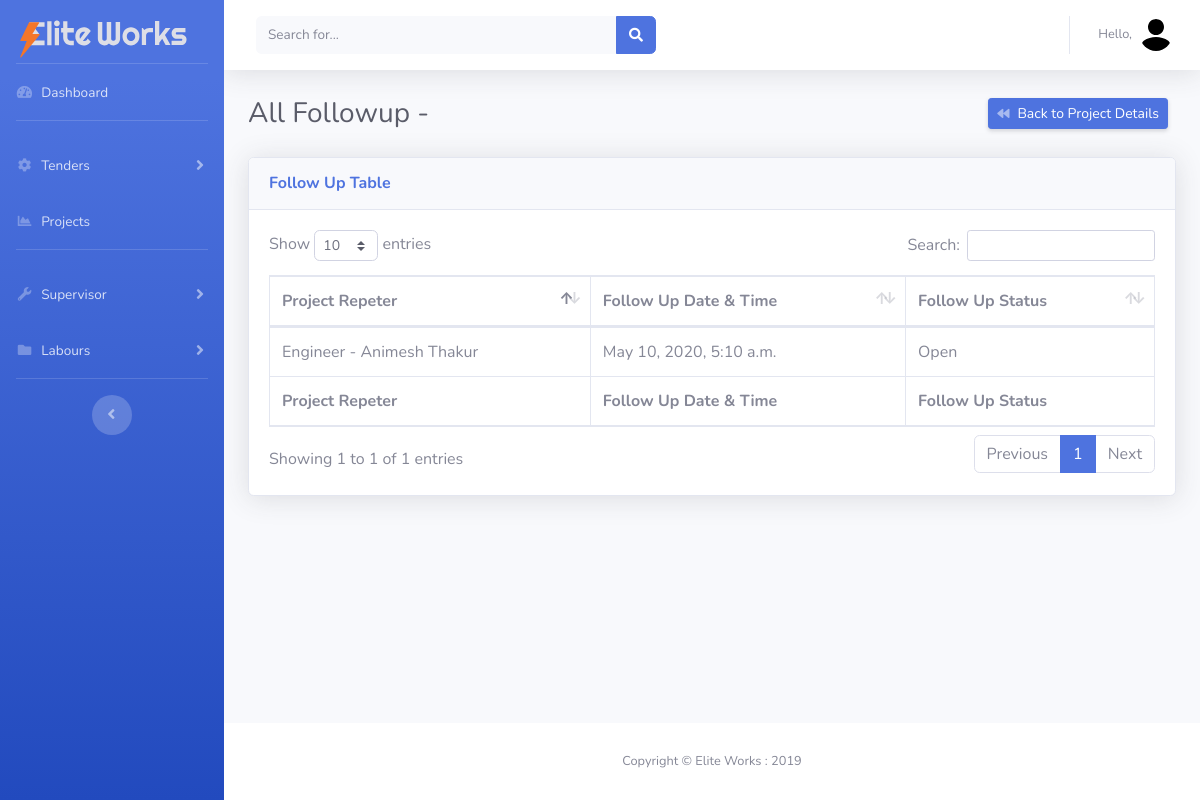
/view_followup/2/7 (signed in), run on an earlier commit of the app's database.
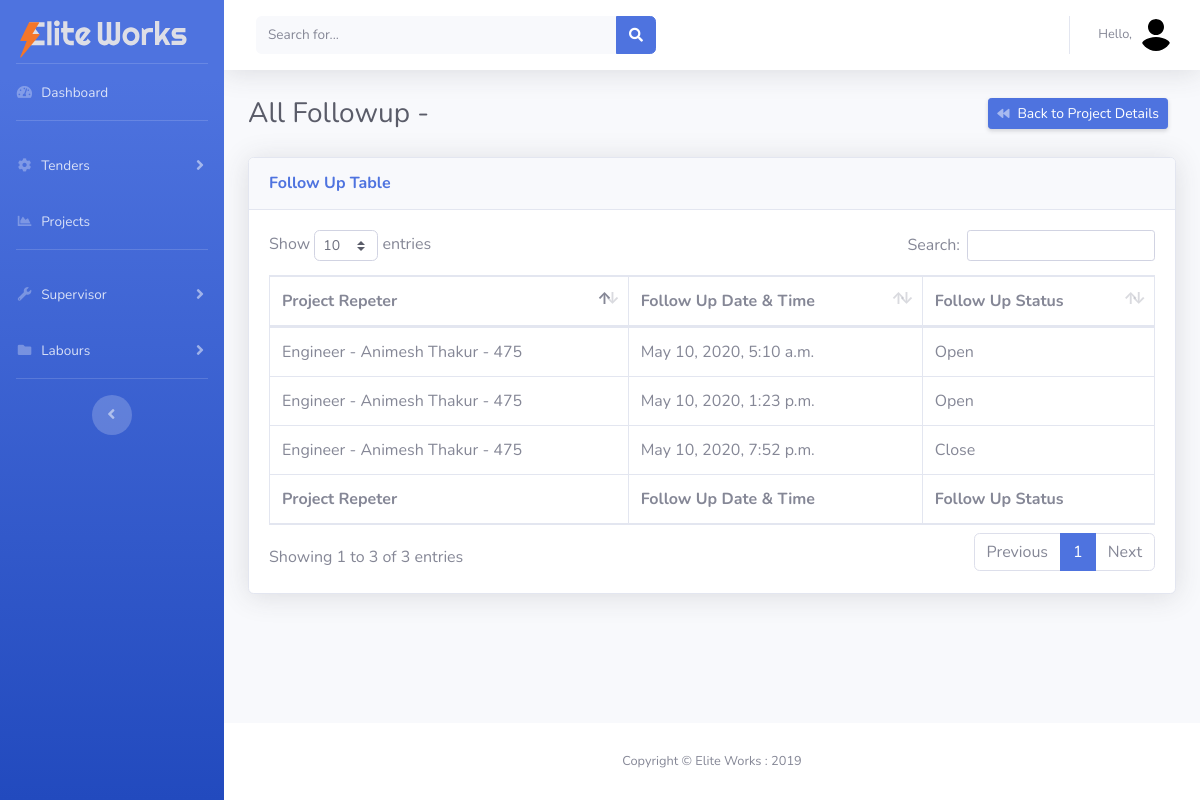
And on a later commit of the database.
### project/models.py (models this page shows)
class ProjectFollowup(models.Model):
    Open = 'Open'
    Close = 'Close'
    STATUS = [(Open, 'Open'), (Close, 'Close')]
    Assistant_Engineer = 'Assistant Engineer'
    Executive_Engineer_Division = 'Executive Engineer - Division'
    Regional_Account_Office = 'Regional Account Office'
    BILL_POSITION = [(Assistant_Engineer, 'Assistant Engineer'), (Executive_Engineer_Division,
                                                                  'Executive Engineer - Division'), (Regional_Account_Office, 'Regional Account Office')]
    project_rep = models.ForeignKey(
        ProjectRepeter, on_delete=models.CASCADE, null=True)
    date_time = models.DateTimeField('Current Date & Time', auto_now_add=True)
    bill_position = models.CharField(
        'Bill Position', choices=BILL_POSITION, max_length=100, default='Regional Account Office')
    status = models.CharField(
        'Follow Up Status', choices=STATUS, max_length=100, default='Open')

class ProjectRepeter(models.Model):
    Assistant = 'Assistant'
    Engineer = 'Engineer'
    Division_Office = 'Division Office'
    Supervisor = 'Supervisor'
    POSITION = [(Assistant, 'Assistant'), (Engineer, 'Engineer'),
                (Division_Office, 'Division Office'), (Supervisor, 'Supervisor')]
    project = models.ForeignKey(Projects, on_delete=models.CASCADE, null=True)
    from_date = models.DateField('From Date', default=(
        date.today()-timedelta(days=30)).isoformat())
    to_date = models.DateField('To Date', default=timezone.now)
    cover_letter = models.FileField('Covering Letter Copy')
    invoice_copy = models.FileField('Invoice Copy')
    atten_sheet = models.FileField('Attendance Sheet Copy')
    salary_sheet = models.FileField('Salary Sheet Copy')
    bank_statement = models.FileField('Bank Statement Copy')
    epf_chalan = models.FileField('EPF Chalan (Upload)')
    epf_ecr = models.FileField('EPF ECR (Upload)')
    esic_chalan = models.FileField('ESIC Chalan (Upload)')
    esic_ecr = models.FileField('ESIC ECR (Upload)')
    labor_passbook = models.FileField('Labore Passbook / BS (Upload)')
    doc_handover_date = models.DateField(
        'All Document Handover Date', default=timezone.now)
    doc_handover_option = models.CharField(
        'All Document Handover to (Options)', choices=POSITION, max_length=200, default=None)
    doc_handover_person = models.CharField(
        'All Document Handover to (Person Name)', max_length=50, null=True)
    Remarks = models.CharField(
        'Project Repeter Remarks', max_length=50, null=True)
    class Meta:
        verbose_name = 'Project Repeter'
        verbose_name_plural = 'Project Repeter'
    def __str__(self):
        return self.doc_handover_option+" - "+self.doc_handover_person

### manpower/views.py (the view)
# urls.py: path('view_followup/<int:id>/<int:pid>',
def view_followup(request, id, pid):
    pr_obj = ProjectRepeter.objects.get(id=id)
    view_follow = ProjectFollowup.objects.filter(project_rep=pr_obj)
    project_obj = Projects.objects.get(id=pid)
    context = {'view_follow': view_follow, 'project_obj': project_obj}
    return render(request, 'manpower/view_followup.html', context)

### manpower/templates/manpower/view_followup.html (shortened to what this page needs)
{% extends 'manpower/base.html' %}
{% load static %}
{% block content %}
<div class="container-fluid">
    <div class="d-sm-flex align-items-center justify-content-between mb-4">
        <h1 class="h3 mb-0 text-gray-800">All Followup - </h1>
        <a href="{% url 'project_details' project_obj.id %}"
            class="d-xs-block my-1 mr-2 px-2 d-sm-inline-block btn btn-sm btn-primary shadow-sm"><i
                class="fas fa-backward fa-sm text-white-50 pr-2"></i>Back to Project Details</a>
    </div>
    <div class="card shadow mb-4">
        <div class="card-header py-3">
            <h6 class="m-0 font-weight-bold text-primary">Follow Up Table</h6>
        </div>
        <div class="card-body">
            <div class="table-responsive">
                <table class="table table-bordered" id="dataTable" width="100%" cellspacing="0">
                    <thead>
                        <tr>
                            <th>Project Repeter</th>
                            <th>Follow Up Date & Time</th>
                            <th>Follow Up Status</th>
                        </tr>
                    </thead>
                    <tfoot>
                        <tr>
                            <th>Project Repeter</th>
                            <th>Follow Up Date & Time</th>
                            <th>Follow Up Status</th>
                        </tr>
                    </tfoot>
                    <tbody>
                        {% for fu in view_follow  %}
                        <tr>
                            <td>{{fu.project_rep}}</td>
                            <td>{{fu.date_time}}</td>
                            <td>{{fu.status}}</td>
                        </tr>
                        {% endfor %}
                    </tbody>
                </table>
            </div>
        </div>
    </div>
</div>
{% endblock content %}

### manpower/templates/manpower/base.html (shortened to what this page needs)
{% load static %}
{% url 'dashboard' as dashboard %}
{% url 'tender' as tender %}
{% url 'suprervisor' as suprervisor %}
{% url 'labour' as labour %}
<!DOCTYPE html>
<html lang="en">
<head>
    <link href="{% static 'vendor/fontawesome-free/css/all.min.css' %}" rel="stylesheet" type="text/css">
    <link rel="stylesheet"
        href="https://cdn.jsdelivr.net/npm/bootstrap-select@1.13.14/dist/css/bootstrap-select.min.css">
    <link href="{% static 'css/sb-admin-2.min.css' %}" rel="stylesheet">
    <link href="{% static 'css/main.css' %}" rel="stylesheet">
    <link href="{% static 'vendor/datatables/dataTables.bootstrap4.min.css' %}" rel="stylesheet">
</head>
<body id="page-top">
    <div id="wrapper">
        <ul class="navbar-nav bg-gradient-primary sidebar sidebar-dark accordion" id="accordionSidebar">
            <div class="logo">
                <a class="navbar-brand" href="{% url 'dashboard' %}">
                    <img src="{% static 'img/elite_works_logo.svg' %}" alt="Elite Works Logo">
                </a>
            </div>
            <hr class="sidebar-divider my-0">
            <li class="nav-item {% if request.path == dashboard %} active {%endif%}">
                <a class="nav-link" href="{% url 'dashboard' %}">
                    <i class="fas fa-fw fa-tachometer-alt"></i>
                    <span>Dashboard</span></a>
            </li>
            <hr class="sidebar-divider">
            {% if request.user.is_staff %}
            <li class="nav-item {% if request.path == tender %} active {%endif%}">
                <a class="nav-link collapsed" href="{% url 'tenders'  %}" data-toggle="collapse"
                    data-target="#collapseTwo" aria-expanded="true" aria-controls="collapseTwo">
                    <i class="fas fa-fw fa-cog"></i>
                    <span>Tenders</span>
                </a>
            </li>
            {% endif %}
            <li class="nav-item {% if request.path == project %} active {%endif%}">
                <a class="nav-link" href="{% url 'projects' %}">
                    <i class="fas fa-fw fa-chart-area"></i>
                    <span>Projects</span></a>
            </li>
            {% if request.user.is_staff %}
            <hr class="sidebar-divider">
            <li class="nav-item {% if request.path == project %} active {%endif%}">
                <a class="nav-link collapsed" href="#" data-toggle="collapse" data-target="#collapseUtilities"
                    aria-expanded="true" aria-controls="collapseUtilities">
                    <i class="fas fa-fw fa-wrench"></i>
                    <span>Supervisor</span>
                </a>
            </li>
            {% endif %}
            {% if request.user.is_staff %}
            <li class="nav-item {% if request.path == project %} active {%endif%}">
                <a class="nav-link collapsed" href="#" data-toggle="collapse" data-target="#collapsePages"
                    aria-expanded="true" aria-controls="collapsePages">
                    <i class="fas fa-fw fa-folder"></i>
                    <span>Labours</span>
                </a>
            </li>
            {% endif %}
            <hr class="sidebar-divider d-none d-md-block">
            <div class="text-center d-none d-md-inline">
                <button class="rounded-circle border-0" id="sidebarToggle"></button>
            </div>
        </ul>
        <div id="content-wrapper" class="d-flex flex-column">
            <div id="content">
                <nav class="navbar navbar-expand navbar-light bg-white topbar mb-4 static-top shadow">
                    <form
                        class="d-none d-sm-inline-block form-inline mr-auto ml-md-3 my-2 my-md-0 mw-100 navbar-search">
                        <div class="input-group">
                            <input type="text" class="form-control bg-light border-0 small" placeholder="Search for..."
                                aria-label="Search" aria-describedby="basic-addon2">
                            <div class="input-group-append">
                                <button class="btn btn-primary" type="button">
                                    <i class="fas fa-search fa-sm"></i>
                                </button>
                            </div>
                        </div>
                    </form>
                    <ul class="navbar-nav ml-auto">
                        <li class="nav-item dropdown no-arrow">
                            <a class="nav-link dropdown-toggle" href="#" id="userDropdown" role="button"
                                data-toggle="dropdown" aria-haspopup="true" aria-expanded="false">
                                <span class="mr-2 d-none d-lg-inline text-gray-600 small">Hello,
                                    {{request.user.first_name}}</span>
                                <img class="img-profile rounded-circle" src="{% static 'img/user_logo.svg' %}">
                            </a>
                        </li>
                    </ul>
                </nav>
                {% block content %}
                {% endblock content %}
            </div>
            <footer class="sticky-footer bg-white">
                <div class="container my-auto">
                    <div class="copyright text-center my-auto">
                        <span>Copyright &copy; Elite Works : 2019</span>
                    </div>
                </div>
            </footer>
        </div>
    </div>
</body>
</html>

### static/css/main.css (style rules this page uses)
.logo img { vertical-align: middle; border-style: none; width: 90%; padding-left: 20px; padding-top: 15px; }

What changed in the data, as far as the page shows it:
changed through a linked row, ProjectFollowup "May 10, 2020, 5:10 a.m.": project_rep "Engineer - Animesh Thakur" → "Engineer - Animesh Thakur - 475"
added ProjectFollowup: project_rep "Engineer - Animesh Thakur - 475", date_time "May 10, 2020, 1:23 p.m.", status "Open"
added ProjectFollowup: project_rep "Engineer - Animesh Thakur - 475", date_time "May 10, 2020, 7:52 p.m.", status "Close"
Also different on the page:
text written by a page script: "Show entries Search: Showing 1 to 1 of 1 entries Previous 1 Next" → "Show entries Search: Showing 1 to 3 of 3 entries Previous 1 Next"
